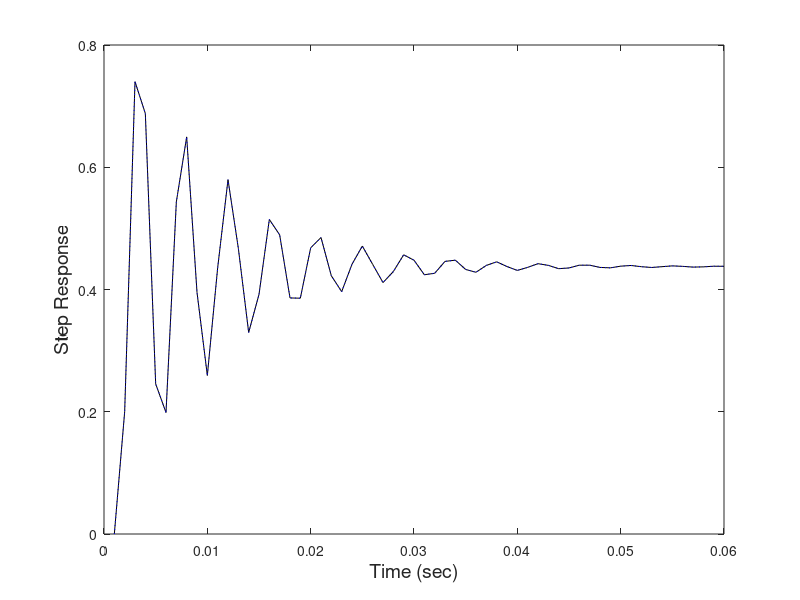

This figure's MATLAB source:
% Example 8.2 Compute the step response of the system defined
% by Eq. 8.21
clear all; close all;
fs = 1000;					% Sampling frequency
N = 2000;					% Number of points
%  Define a and b coefficients based on H(z)
a = [1 -.2 0.8];
b = [.2 .5];
% Compute the Step Response
x = [0, ones(1,N-1)];		    % Generate an step function
b_sum = conv(x,b,'same');        % Generate first term
y = [0 0 b_sum(1)];            % Initialize y(1) with padding
tic;
for k = 1:N
    y(k+2) = b_sum(k) - (y(k+1)*a(2) + y(k)*a(3));
end
y = y(2:N+1);               % Shift y to account for padding
toc;
tic;
y1 = filter(b,a,x);				% Apply b and a to impulse using Eq. 4-6 
toc
t = (1:N)/fs;
plot(t(1:60),y(1:60),'k');	hold on;	% Plot only the first 60 points for clarity
plot(t(1:60),y1(1:60),':b');		% Plot only the first 60 points for clarity
xlabel('Time (sec)','FontSize',14);			% Labels
ylabel ('Step Response','FontSize',14);
